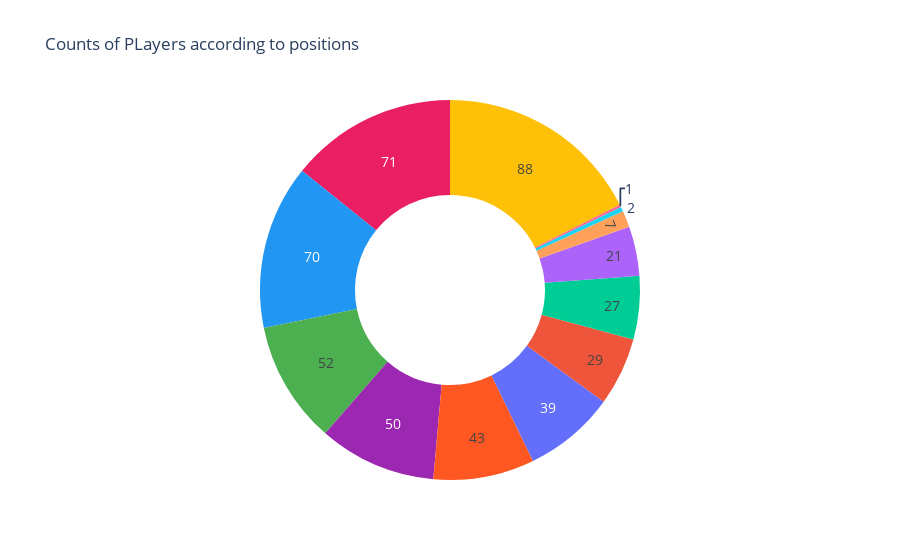

Notebook cell for this chart:
### Code cell
import plotly.graph_objects as go

# Calculate the distribution of positions
position_counts = df['Position'].value_counts()

# Set custom colors for each position
colors = ['#FFC107', '#E91E63', '#2196F3', '#4CAF50', '#9C27B0', '#FF5722']

# Create the donut pie chart
fig = go.Figure(data=[
    go.Pie(
        labels=position_counts.index,
        values=position_counts.values,
        hole=0.5,
        marker=dict(colors=colors),
        hoverinfo='label+percent',
        textinfo='value',
        textfont=dict(size=14),
    )
])

# Set layout properties
fig.update_layout(
    title='Counts of PLayers according to positions',
    showlegend=False,
)

# Show the plot
fig.show()

### Figure 1 — Plotly figure (JSON) as saved in the notebook; plotly's stock layout.template omitted (floating-point values rounded to 4 significant figures)
{"data": [{"hole": 0.5, "hoverinfo": "label+percent", "labels": ["Centre-Back", "Central Midfield", "Centre-Forward", "Left Winger", "Attacking Midfield", "Defensive Midfield", "Right Winger", "Right-Back", "Left-Back", "Goalkeeper", "Second Striker", "Left Midfield", "Right Midfield"], "marker": {"colors": ["#FFC107", "#E91E63", "#2196F3", "#4CAF50", "#9C27B0", "#FF5722"]}, "textfont": {"size": 14}, "textinfo": "value", "type": "pie", "values": [88, 71, 70, 52, 50, 43, 39, 29, 27, 21, 7, 2, 1]}], "layout": {"showlegend": false, "title": {"text": "Counts of PLayers according to positions"}}}
